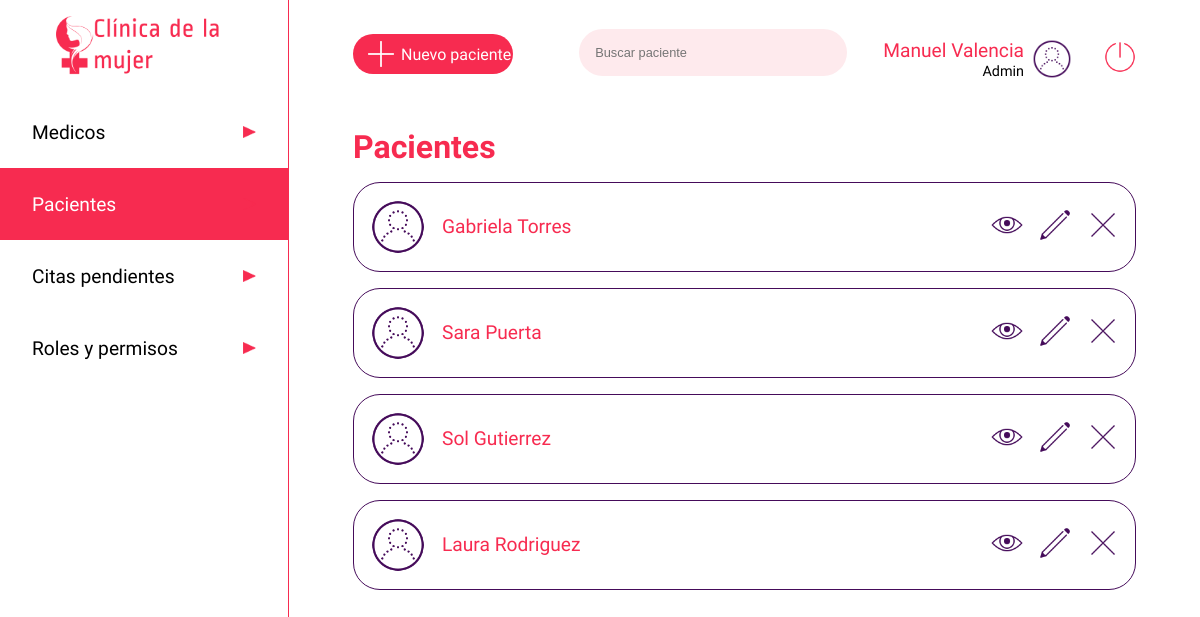
Screenshot of /paciente (signed in) with the database file from the repository.
### app.py (models this page shows, shortened)
class users(db.Model):
    __tablename__ = 'users'
    cedula = db.Column(db.Integer, primary_key=True)
    nombre=db.Column(db.String)
    apellido=db.Column(db.String)
    nacimiento=db.Column(db.String)
    eps=db.Column(db.String)
    email=db.Column(db.String, unique=True)
    telefono=db.Column(db.Integer)
    dir=db.Column(db.String)
    ciudad=db.Column(db.String)
    password=db.Column(db.String)
    rol =db.Column(db.String)
    especialidad = db.Column(db.String)
    estado = db.Column(db.Boolean)

### app.py (the view)
@app.route('/paciente', methods=['GET'])
def paciente():
    if 'usuarioIngresado' in session:
        pacientes = users.query.filter_by(rol='paciente')
        usuario = users.query.filter_by(cedula=int(session['usuarioIngresado'])).first()
        print(session['usuarioIngresado'])
        return render('pacientes.html', listapacientes = pacientes, row = usuario)
    else:
        return render('acceso-denegado.html')

### templates/pacientes.html (shortened to what this page needs)
<!DOCTYPE html>
<html lang="es">
<head>
    <link rel="stylesheet" type="text/css" href="{{ url_for('static', filename='css/stylelist.css')}}">
</head>
<body>
    <header class="header">
        <img src="{{ url_for('static', filename='images/iconoclinica.png')}}" class="logo" alt="Clinica de la mujer">
        <nav>
            <ul class="menu">
                <li class="menuitems"><a href="/medico" class="menulink"><span>Medicos</span><img src="{{ url_for('static', filename='images/triangulo.png')}}" class="flecha" alt=""></a></li>
                <li class="menuitems"><a href="/paciente" class="menuselect"><span>Pacientes</span><img src="{{ url_for('static', filename='images/triangulo.png')}}" class="flecha" alt=""></a></li>
                <li class="menuitems"><a href="/listado-citas" class="menulink"><span>Citas pendientes</span><img src="{{ url_for('static', filename='images/triangulo.png')}}" class="flecha" alt=""></a></li>
                <li class="menuitems"><a href="/roles" class="menulink"><span>Roles y permisos</span><img src="{{ url_for('static', filename='images/triangulo.png')}}" class="flecha" alt=""></a></li>
            </ul>
        </nav>
    </header>
    <main class="main">
        <div class="searchuser">
            <a href="/registro" class="newuser"><img src="{{ url_for('static', filename='images/plus_math_100px.png')}}"  class="profile" alt=""><span>Nuevo paciente</span></a>
            <div>
                <input type="search" class="search" placeholder="Buscar paciente">
                <div class="perfil">
                    <div>
                        <span class="nameuser">{{row.nombre}} {{row.apellido}}</span><br>
                        <span class="roluser">Admin</span>
                    </div>
                    <img src="{{ url_for('static', filename='images/test_account_100px.png')}}"  class="profile" alt="">
                    <a href="/logout" type="button" class="btn"><img src="{{ url_for('static', filename='images/off.png')}}" class="logout" alt="Cerrar sesion"></a>
                </div>
            </div>
        </div>
        <div class="cuerpo">
            <h1 class="titulo"><span style="color:#F72B50">Pacientes</span></h1>
            <div>
                <ul>
                    {% for data in listapacientes %}
                        {% if data.estado == 1 %}
                        <div class="contenedor_user">
                            <div class="nom_img">
                                <img src="{{ url_for('static', filename='images/test_account_100px.png')}}" class="imgp" alt="">
                                <span class="nombre_user">{{data.nombre}} {{data.apellido}}</span>
                            </div>
                            <div class="contenedortbtn">
                                <a href="paciente/{{data.cedula}}" ><img src="{{ url_for('static', filename='images/eye_100px.png')}}" class="btned" alt=""></a>
                                <a href="paciente/{{data.cedula}}/editar"><img src="{{ url_for('static', filename='images/edit_100px.png')}}" class="btned" alt=""></a>
                                <a href="paciente/{{data.cedula}}/eliminar"><img src="{{ url_for('static', filename='images/delete_100px.png')}}" class="btned" alt=""></a>
                            </div>
                        </div>
                        {% endif %}
                    {% endfor %}
                </ul>
            </div>
    </main>
</body>
</html>

### static/css/stylelist.css (style rules this page uses)
* { padding: 0; margin: 0; }
.btned { width: 2rem; }
body { display: flex; }
.cuerpo { margin-top: 3rem; }
.contenedor_user { padding: 1rem; display: flex; justify-content: space-between; border: 0.1rem solid #450B5A; border-radius: 1.6875rem; align-items: center; margin-bottom: 1rem; }
.contenedortbtn { display: flex; justify-content: space-between; width: 8rem; }
.flecha { width: 0.8rem; height: 0.8rem; }
.perfil { display: inline-flex; align-items: center; text-align: right; margin-left: 2rem; justify-content: flex-end; }
.header { margin:0; display: inline-block; width: 18rem; height: 100vh; border-color: #F72B50; justify-content: center; }
.imgp { width: 3.5rem; }
.logo { display: block; height: 4rem; margin: auto; padding: 1rem; }
.logout { height: 2rem; margin-left: 2rem; }
.main { width: calc(100% - 18rem); padding: 1.8rem 4rem; border-left: 0.1rem solid #F72B50; }
.menu { font-family: 'Average Sans', sans-serif; list-style: none; color: black; }
.menulink { display: inline-flex; font-size: 1.2rem; width: 14rem; height: 1.5rem; padding: 1.5rem 2rem; text-decoration: none; color: black; background-color: white; justify-content: space-between; align-items: center; margin: 0; }
.menuselect { display: inline-flex; font-size: 1.2rem; width: 14rem; height: 1.5rem; padding: 1.5rem 2rem; text-decoration: none; color: black; background-color: #F72B50; color: white; justify-content: space-between; align-items: center; margin: 0; }
.nombre_user { font-family: 'Average Sans', sans-serif; font-size: 1.2rem; color: #F72B50; margin-left: 1rem; }
.nom_img { display: flex; align-items: center; }
.nameuser { font-family: 'Ropa Sans', sans-serif; font-size: 1.2rem; color: #F72B50; }
.newuser { display: flex; width: 10rem; background: #F72B50; color: white; font-size: 1rem; font-family: 'Average Sans', sans-serif; border-radius: 1.6875rem; align-items: center; text-decoration: none; }
.roluser { font-family: 'Ropa Sans', sans-serif; font-size: 0.9rem; }
.profile { height: 2.5rem; margin-left: 0.5rem; }
.search { width: 16.75rem; padding: 1rem; background: #FEEAED; border: none; font-size: 0.8rem; color: black; border-radius: 1.6875rem; outline: none; }
.searchuser { display: flex; align-items: center; justify-content: space-between; }
.titulo { font-size: 2rem; font-family: 'Ropa Sans', sans-serif; margin-bottom: 1rem; }

### rows the page displays
users: nombre "Manuel", apellido "Valencia"
users: estado True (drawn), nombre "Gabriela", apellido "Torres"
users: estado True (drawn), nombre "Sara", apellido "Puerta"
users: estado True (drawn), nombre "Sol", apellido "Gutierrez"
users: estado True (drawn), nombre "Laura", apellido "Rodriguez"
